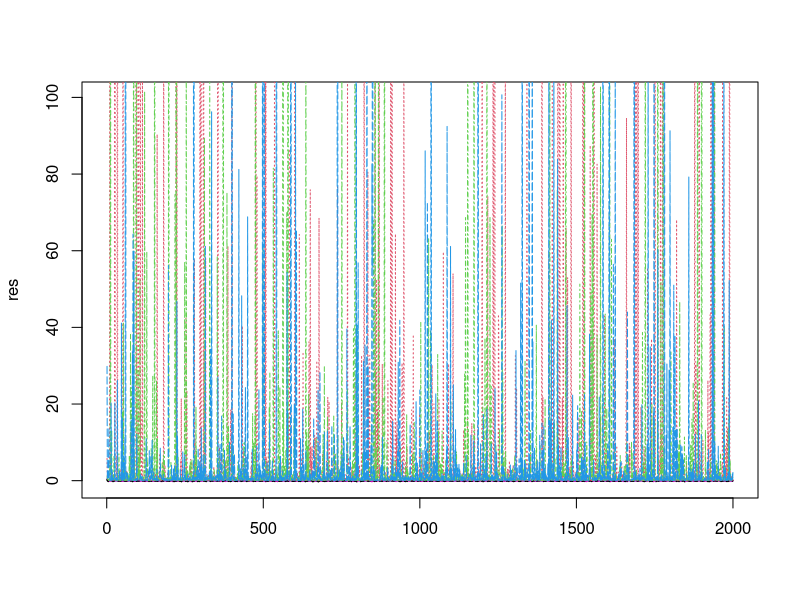
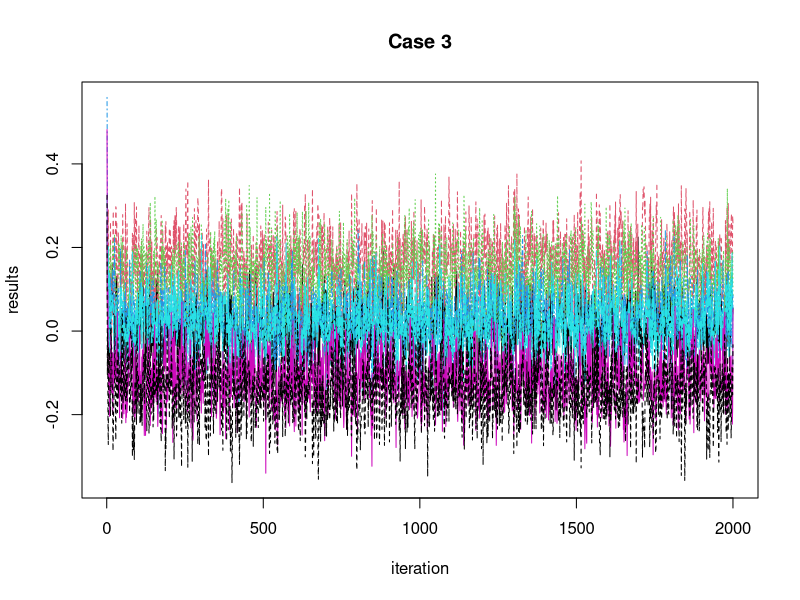
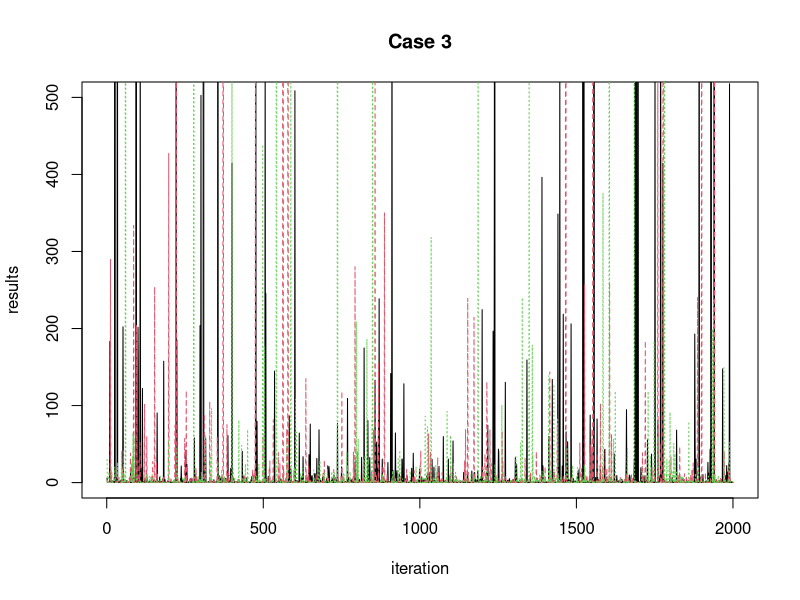

The R script that drew these images, in order:
##########################
### Case 3
##########################

rm(list=ls(all=T))
#########################

########### Data Initializing
#############################
n2 <- read.table("no2.txt")
no2.dat <- data.frame(no2=n2$V1,cars=n2$V2,temp=n2$V3,wind=n2$V4,
tempdiff=n2$V5,wdirection=n2$V6,hour=n2$V7,day=n2$V8)
#pairs(no2.dat)
no2.dat <- scale(no2.dat,center=T,scale=T)

y <- no2.dat[,c(1)]
X <- cbind(rep(1,nrow(no2.dat)),no2.dat[,c(2,3,4)]) #n*(p+1) matrix
Z <- no2.dat[,c(5,6,7)] #n*K matrix
X <- as.matrix(X)
Z <- as.matrix(Z)
C <- as.matrix(cbind(X,Z))
p <- ncol(X)-1
K <- ncol(Z)

y <- sample(c(0,1),500,replace=T)


########### MCMC iteration
##########################
library(mvtnorm)
library(msm)

sigma.u <- NULL
Au <- NULL
Bu <- NULL
l <- 3
q <- rep(1,l)
for(i in 1:l){
	sigma.u[i] <- round(runif(1,0.1,1),1)
	Au[i] <- 0.1
	Bu[i] <- 0.1
}
n <- nrow(X)
res <- NULL
iter <- 2000
b <- runif(p+1,0.1,0.5)
u <- runif(K,0.1,0.5)
a <- t(rmvnorm(1,X%*%b+Z%*%u,diag(1,length(y))))

for(i in 1:iter){

G <- diag(sigma.u)
B <- diag(c(rep(0,p+1),diag(solve(G))))
mu <- solve(t(C)%*%C+B)%*%t(C)%*%a
Va <- solve(t(C)%*%C+B)
b_u <- rmvnorm(1,mu,Va)
b <- b_u[1:(p+1)]
u <- b_u[-(1:(p+1))]

end <- 0
for(i in 1:l){
sigma.u[i] <- 1/rgamma(1,Au[i]+0.5*q[i],Bu[i]+0.5*sum(u[(end+1):(end+q[i])]^2))
end <- end+q[i]
}

index.0 <- c(1:length(y))[y==0]
index.1 <- c(1:length(y))[y==1]
#sort(unique(c(index.1,index.0)))
a[index.0] <- rtnorm(length(index.0),c(X%*%b+Z%*%u)[index.0],1,lower=-Inf,upper=0)
a[index.1] <- rtnorm(length(index.1),c(X%*%b+Z%*%u)[index.1],1,lower=0,upper=Inf)

res <- rbind(res,c(b,u,sigma.u))
}

########### Result Analysis
###########################
dim(res)
colnames(res) <- c("beta[1]",  "beta[2]",  "beta[3]", 
	 "beta[4]",  "b[1]",  "b[2]", "b[3]", 
	"sigma.b1",  "sigma.b2", "sigma.b3")
apply(res,2,median)
matplot(res,type='l', ylim=c(-0.5,100))
matplot(res[,-(8:10)],type='l',ann=F)
title(xlab="iteration",ylab="results",main="Case 3")
matplot(res[,c(8:10)],type='l',ylim=c(0,500),ann=F)
title(xlab="iteration",ylab="results",main="Case 3")
